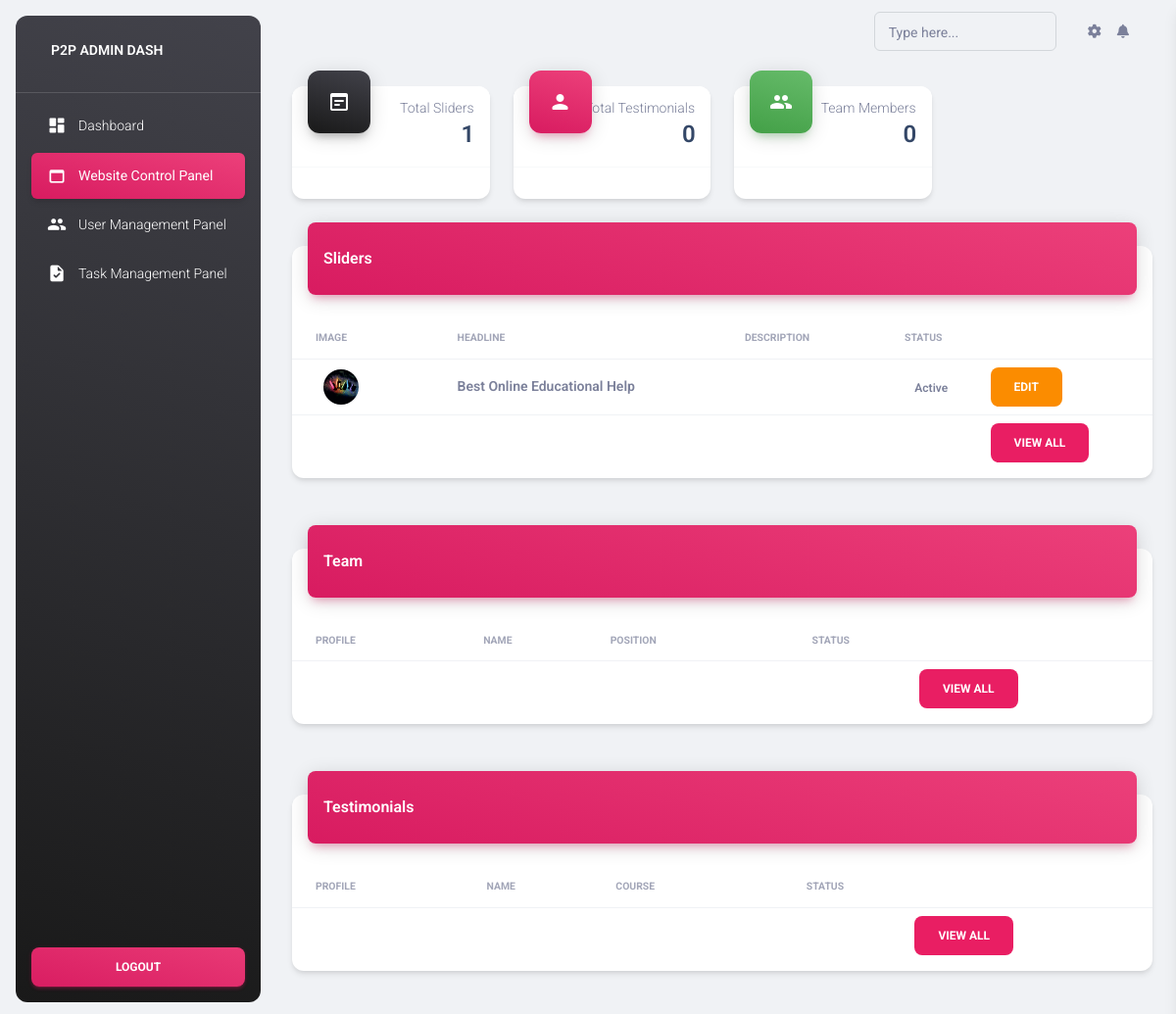
The app's page /dashboard/webcontent with its own data.
### main/models.py (models this page shows, shortened)
class Slider(models.Model):
    headline = models.CharField(max_length=100)
    description = models.TextField()
    image = models.ImageField(upload_to="uploads/slider")
    status = models.CharField(max_length=100, default="Active")

### dashboard/views.py (the view)
# urls.py: path('webcontent', views.webcontent, name="Webcontent"),
def webcontent(request):
    slider = Slider.objects.all()
    team = Team.objects.all()
    testimonial = Testimonial.objects.all()
    slider_count = Slider.objects.count()
    team_count = Team.objects.count()
    testimonial_count = Testimonial.objects.count()
    return render(request, 'webcontent.html',
                  {'navbar': 'webcontent', 'slider': slider, 'team': team, 'testimonial': testimonial,
                   'slider_count': slider_count, 'team_count': team_count, 'testimonial_count': testimonial_count})

### dashboard/templates/webcontent.html (shortened to what this page needs)
{% extends 'adminlayout.html' %}
{% load static %}
{% block content %}
   <div class="container-fluid py-4">
    <div class="row">
        <div class="col-xl-3 col-sm-6 mb-xl-0 mb-4">
          <div class="card">
            <div class="card-header p-3 pt-2">
              <div class="icon icon-lg icon-shape bg-gradient-dark shadow-dark text-center border-radius-xl mt-n4 position-absolute">
                <i class="material-icons opacity-10">wysiwyg</i>
              </div>
              <div class="text-end pt-1">
                <p class="text-sm mb-0 text-capitalize">Total Sliders</p>
                <h4 class="mb-0">{{ slider_count }}</h4>
              </div>
            </div>
            <hr class="dark horizontal my-0">
            <div class="card-footer p-3">
            </div>
          </div>
        </div>
        <div class="col-xl-3 col-sm-6 mb-xl-0 mb-4">
          <div class="card">
            <div class="card-header p-3 pt-2">
              <div class="icon icon-lg icon-shape bg-gradient-primary shadow-primary text-center border-radius-xl mt-n4 position-absolute">
                <i class="material-icons opacity-10">person</i>
              </div>
              <div class="text-end pt-1">
                <p class="text-sm mb-0 text-capitalize">Total Testimonials</p>
                <h4 class="mb-0">{{ testimonial_count}}</h4>
              </div>
            </div>
            <hr class="dark horizontal my-0">
            <div class="card-footer p-3">
            </div>
          </div>
        </div>
        <div class="col-xl-3 col-sm-6 mb-xl-0 mb-4">
          <div class="card">
            <div class="card-header p-3 pt-2">
              <div class="icon icon-lg icon-shape bg-gradient-success shadow-success text-center border-radius-xl mt-n4 position-absolute">
                <i class="material-icons opacity-10">group</i>
              </div>
              <div class="text-end pt-1">
                <p class="text-sm mb-0 text-capitalize">Team Members</p>
                <h4 class="mb-0">{{ team_count }}</h4>
              </div>
            </div>
            <hr class="dark horizontal my-0">
            <div class="card-footer p-3">
            </div>
          </div>
        </div>
      </div>
   <div class="row">
        <div class="col-12">
          <div class="card my-4">
            <div class="card-header p-0 position-relative mt-n4 mx-3 z-index-2">
              <div class="bg-gradient-primary shadow-primary border-radius-lg pt-4 pb-3">
                <h6 class="text-white text-capitalize ps-3">Sliders</h6>
              </div>
            </div>
            <div class="card-body px-0 pb-2">
              <div class="table-responsive p-0">
                <table class="table align-items-center justify-content-center mb-0">
                  <thead>
                    <tr>
                      <th class="text-uppercase text-secondary text-xxs font-weight-bolder opacity-7">Image</th>
                      <th class="text-uppercase text-secondary text-xxs font-weight-bolder opacity-7 ps-2">Headline</th>
                      <th class="text-uppercase text-secondary text-xxs font-weight-bolder opacity-7 ps-2">Description</th>
                      <th class="text-uppercase text-secondary text-xxs font-weight-bolder text-center opacity-7 ps-2">Status</th>
                      <th></th>
                    </tr>
                  </thead>
                  <tbody>
                  {% for slider in slider %}
                    <tr>
                      <td>
                        <div class="d-flex px-2">
                          <div class="px-3">
                            <img src="/media/{{ slider.image }}" class="avatar avatar-sm rounded-circle me-2" alt="spotify">
                          </div>
                        </div>
                      </td>
                      <td>
                        <p class="text-sm font-weight-bold mb-0">{{slider.headline}}</p>
                      </td>
                      <td>
                      </td>
                      <td class="align-middle text-center">
                        <span class="text-xs font-weight-bold">{{ slider.status }}</span>
                      </td>
                      <td class="align-middle">
                        <a class="btn btn-link mb-0 bg-warning a-hover" style="color: #ffffff !important;" href="edit-slider/{{ slider.id }}">
                          Edit
                        </a>
                      </td>
                    </tr>
                  {% endfor %}
                    <tr>
                      <td>
                      </td>
                      <td>
                      </td>
                      <td>
                      </td>
                      <td class="align-middle text-center">
                      </td>
                      <td class="align-middle">
                        <a class="btn btn-link mb-0 bg-primary" style="color: #ffffff !important;" href="{% url 'dashboard:AllSliders' %}">
                          View All
                        </a>
                      </td>
                    </tr>
                  </tbody>
                </table>
              </div>
            </div>
          </div>
        </div>
      </div>
   <div class="row">
        <div class="col-12">
          <div class="card my-4">
            <div class="card-header p-0 position-relative mt-n4 mx-3 z-index-2">
              <div class="bg-gradient-primary shadow-primary border-radius-lg pt-4 pb-3">
                <h6 class="text-white text-capitalize ps-3">Team</h6>
              </div>
            </div>
            <div class="card-body px-0 pb-2">
              <div class="table-responsive p-0">
                <table class="table align-items-center justify-content-center mb-0">
                  <thead>
                    <tr>
                      <th class="text-uppercase text-secondary text-xxs font-weight-bolder opacity-7">Profile</th>
                      <th class="text-uppercase text-secondary text-xxs font-weight-bolder opacity-7 ps-2">Name</th>
                      <th class="text-uppercase text-secondary text-xxs font-weight-bolder opacity-7 ps-2">Position</th>
                      <th class="text-uppercase text-secondary text-xxs font-weight-bolder text-center opacity-7 ps-2">Status</th>
                      <th></th>
                    </tr>
                  </thead>
                  <tbody>
                    <tr>
                      <td>
                      </td>
                      <td>
                      </td>
                      <td>
                      </td>
                      <td class="align-middle text-center">
                      </td>
                      <td class="align-middle">
                        <a class="btn btn-link mb-0 bg-primary" style="color: #ffffff !important;" href="{% url 'dashboard:TheTeam' %}">
                          View All
                        </a>
                      </td>
                    </tr>
                  </tbody>
                </table>
              </div>
            </div>
          </div>
        </div>
      </div>
   <div class="row">
        <div class="col-12">
          <div class="card my-4">
            <div class="card-header p-0 position-relative mt-n4 mx-3 z-index-2">
              <div class="bg-gradient-primary shadow-primary border-radius-lg pt-4 pb-3">
                <h6 class="text-white text-capitalize ps-3">Testimonials</h6>
              </div>
            </div>
            <div class="card-body px-0 pb-2">
              <div class="table-responsive p-0">
                <table class="table align-items-center justify-content-center mb-0">
                  <thead>
                    <tr>
                      <th class="text-uppercase text-secondary text-xxs font-weight-bolder opacity-7">Profile</th>
                      <th class="text-uppercase text-secondary text-xxs font-weight-bolder opacity-7 ps-2">Name</th>
                      <th class="text-uppercase text-secondary text-xxs font-weight-bolder opacity-7 ps-2">Course</th>
                      <th class="text-uppercase text-secondary text-xxs font-weight-bolder text-center opacity-7 ps-2">Status</th>
                      <th></th>
                    </tr>
                  </thead>
                  <tbody>
                    <tr>
                      <td>
                      </td>
                      <td>
                      </td>
                      <td>
                      </td>
                      <td class="align-middle text-center">
                      </td>
                      <td class="align-middle">
                        <a class="btn btn-link mb-0 bg-primary a-hover" style="color: #ffffff !important;" href="{% url 'dashboard:AllTestimonials' %}">
                          View All
                        </a>
                      </td>
                    </tr>
                  </tbody>
                </table>
              </div>
            </div>
          </div>
        </div>
      </div>
   </div>
{% endblock %}

### dashboard/static/css/nucleo-svg.css (style rules this page uses)
.icon { display: inline-block; color: #111111; height: 1em; width: 1em; }
.icon-lg { height: 1.6em; width: 1.6em; }
.icon { fill: currentColor; stroke: none; }

### records on screen
Slider: image (picture), headline "Best Online Educational Help", status "Active"

### other values on screen
{{ slider_count }} "1"
{{ testimonial_count }} "0"
{{ team_count }} "0"
